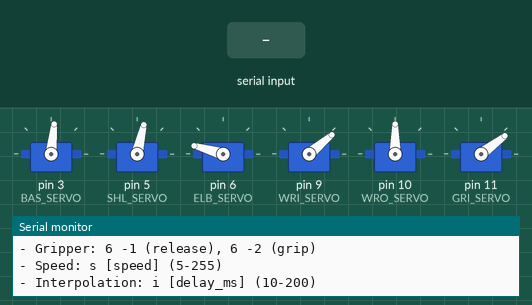
This sketch was run on a simulated Arduino Uno, built with avr-gcc and run on an emulated ATmega328P. Parts: 6 × servo, the last lines printed to the serial monitor. The test bench sets the inputs (shaded band).

Above: at 2.3 s.
2.4 s: "1\n" received over Serial
At 4.15 s:
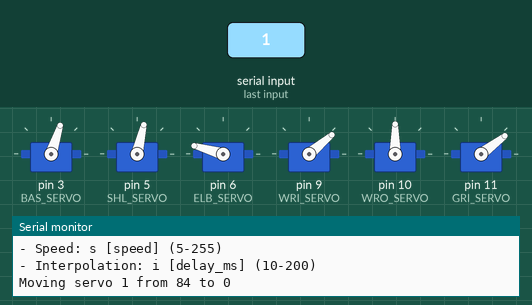
At 4.93 s:
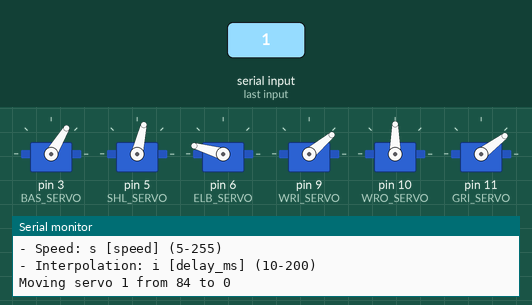
8.4 s: "2\n" received over Serial
At 15.5 s:
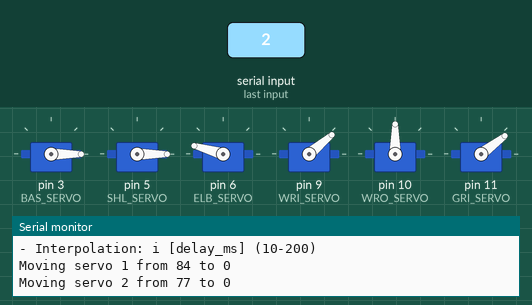
Timing chart, 0 to 17.0 s (numbered marks = the images above; inputs shaded):
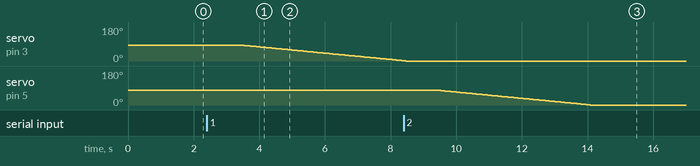

Measured:
- after the input at 2.4 s, servo on pin 3 (BAS_SERVO): moves from 84° to 2° over 4.9 s, starting after 1.1 s
- after the input at 8.4 s, servo on pin 5 (SHL_SERVO): moves from 77° to 0° over 4.6 s, starting after 1.1 s

The sketch:

pythoncontrol.ino
```cpp
#include <VarSpeedServo.h>

// Pin definitions
#define BAS_SERVO 3
#define SHL_SERVO 5
#define ELB_SERVO 6
#define WRI_SERVO 9
#define WRO_SERVO 10
#define GRI_SERVO 11

// Servo objects
VarSpeedServo servo1, servo2, servo3, servo4, servo5, servo6;

// Configurable parameters
int servoSpeed = 35;           // Default speed for regular movements
int interpolationDelay = 60;   // Delay between interpolation steps (ms)
int gripperGripSpeed = 50;     // Speed for gripping
int gripperReleaseSpeed = 30;  // Speed for release

// Gripper constants
#define GRIPPER_OPEN  37
#define GRIPPER_CLOSE  70  // Fixed close position
#define GRIPPER_SAFE_CLOSE 78  // Slightly less than GRIPPER_CLOSE for safety

void setup() {
    // Initialize all servos
    servo1.attach(BAS_SERVO, 544, 2400);
    servo2.attach(SHL_SERVO, 544, 2400);
    servo3.attach(ELB_SERVO, 544, 2400);
    servo4.attach(WRI_SERVO, 544, 2400);
    servo5.attach(WRO_SERVO, 544, 2400);
    servo6.attach(GRI_SERVO, 544, 2400);

    // Set initial angles
    servo1.write(84);
    servo2.write(77);
    servo3.write(164);
    servo4.write(40);
    servo5.write(90);

    // Initialize gripper to open position
    servo6.write(GRIPPER_OPEN);
    delay(1000);  // Allow time for the servo to reach position

    Serial.begin(9600);
    Serial.println("Robotic Arm Controller Started");
    Serial.println("Commands:");
    Serial.println("- Regular servo: [servo_number] [angle]");
    Serial.println("- Gripper: 6 -1 (release), 6 -2 (grip)");
    Serial.println("- Speed: s [speed] (5-255)");
    Serial.println("- Interpolation: i [delay_ms] (10-200)");
}

// Smooth movement function
void moveServoSmooth(VarSpeedServo& servo, int currentAngle, int targetAngle, int speed) {
    int step = (currentAngle < targetAngle) ? 1 : -1;

    for (int angle = currentAngle; angle != targetAngle; angle += step) {
        servo.write(angle, speed);
        delay(interpolationDelay);
    }
    servo.write(targetAngle, speed);
}

void loop() {
    if (Serial.available() > 0) {
        char firstChar = Serial.peek();

        // Check for special commands
        if (firstChar == 's' || firstChar == 'i') {
            String cmd = Serial.readStringUntil(' ');
            int value = Serial.parseInt();

            if (cmd == "s") {
                servoSpeed = constrain(value, 5, 255);
                Serial.print("Speed set to: ");
                Serial.println(servoSpeed);
            } else if (cmd == "i") {
                interpolationDelay = constrain(value, 10, 200);
                Serial.print("Interpolation delay set to: ");
                Serial.println(interpolationDelay);
            }
            return;
        }

        // Regular servo commands
        int servoNumber = Serial.parseInt();
        int angle = Serial.parseInt();
        Serial.read(); // Clear newline

        // Process command
        switch (servoNumber) {
            case 1:
            case 2:
            case 3:
            case 4:
            case 5: {
                VarSpeedServo* currentServo;
                switch(servoNumber) {
                    case 1: currentServo = &servo1; break;
                    case 2: currentServo = &servo2; break;
                    case 3: currentServo = &servo3; break;
                    case 4: currentServo = &servo4; break;
                    case 5: currentServo = &servo5; break;
                }

                int currentAngle = currentServo->read();
                angle = constrain(angle, 0, 180);

                Serial.print("Moving servo ");
                Serial.print(servoNumber);
                Serial.print(" from ");
                Serial.print(currentAngle);
                Serial.print(" to ");
                Serial.println(angle);

                moveServoSmooth(*currentServo, currentAngle, angle, servoSpeed);
                break;
            }

            case 6:
                if (angle == -1) {
                    Serial.println("Releasing gripper");
                    servo6.write(GRIPPER_OPEN, gripperReleaseSpeed);
                }
                else if (angle == -2) {
                    Serial.println("Closing gripper safely");
                    // First move to an intermediate position
                    servo6.write(GRIPPER_SAFE_CLOSE, gripperGripSpeed);
                    delay(500);  // Wait for movement

                    // Then apply slightly more pressure but not maximum
                    servo6.write(GRIPPER_CLOSE, gripperGripSpeed/2);  // Use half speed for final grip
                }
                else {
                    int safeAngle = constrain(angle, GRIPPER_OPEN, GRIPPER_CLOSE);
                    Serial.print("Setting gripper to: ");
                    Serial.println(safeAngle);
                    servo6.write(safeAngle, gripperGripSpeed);
                }
                break;

            default:
                Serial.println("Invalid servo number");
                break;
        }
    }
}
```
